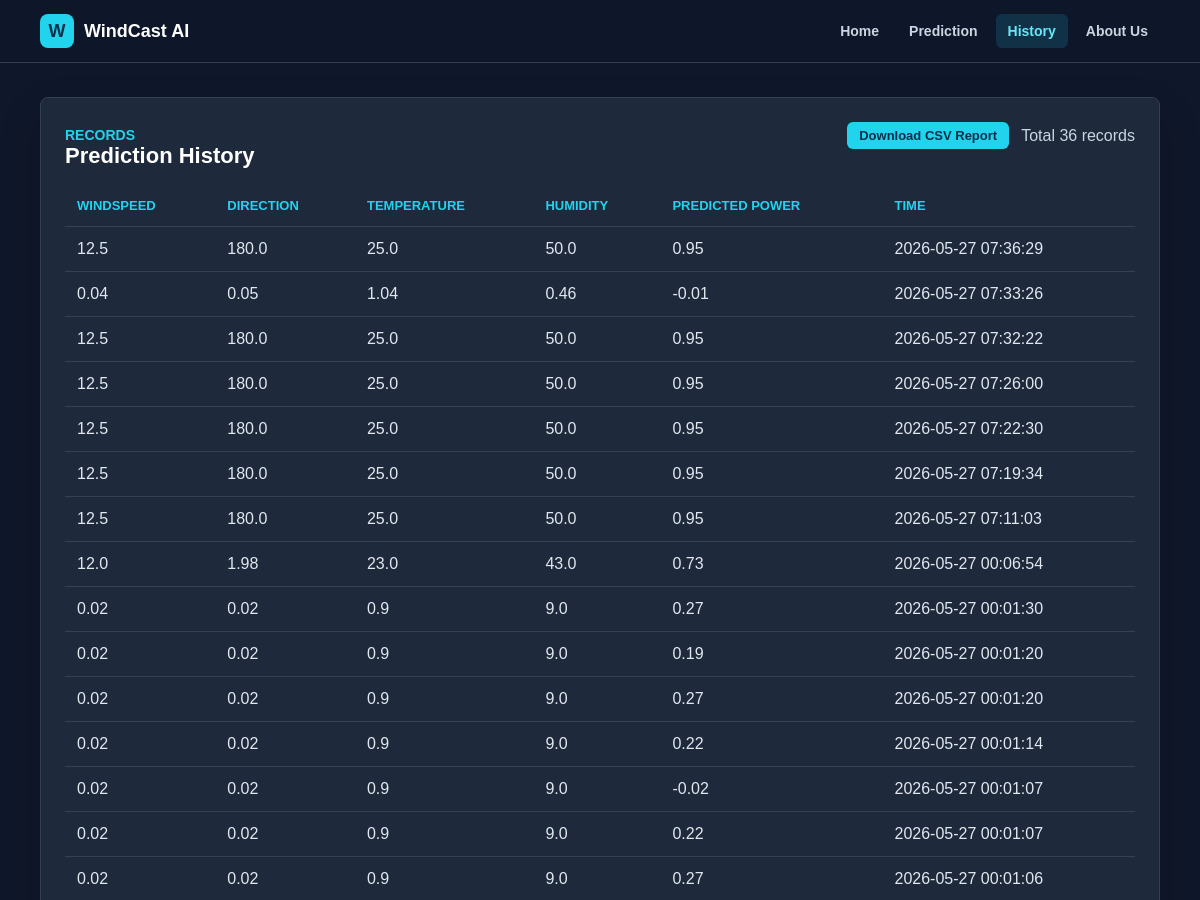
Before: /history (upper part) with the older database file.
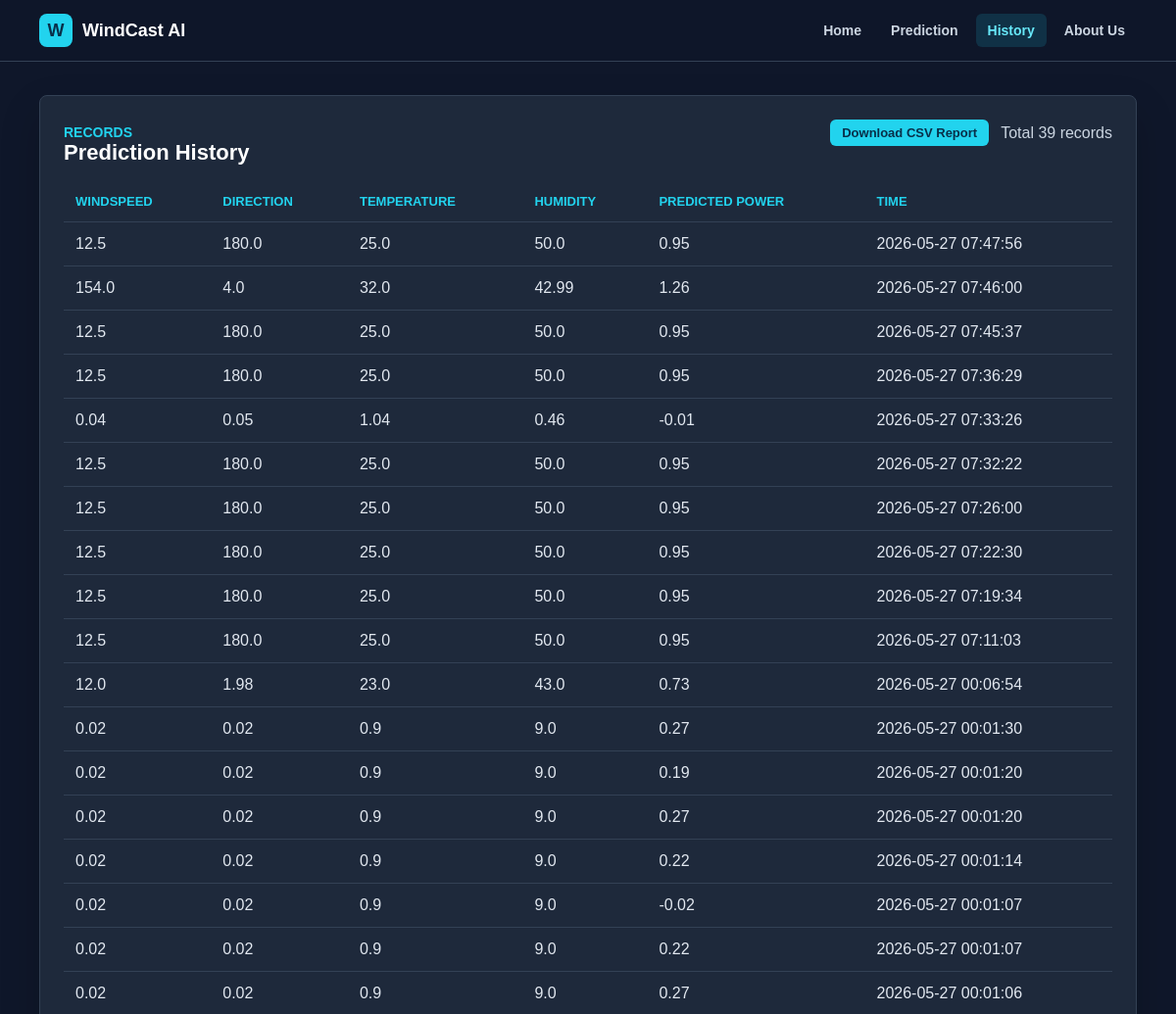
After: the same page with the newer database file.
### tables this page shows
CREATE TABLE predictions (id INTEGER PRIMARY KEY AUTOINCREMENT, windspeed REAL NOT NULL, winddirec REAL NOT NULL, temperature REAL NOT NULL, humidity REAL NOT NULL, predicted_power REAL NOT NULL, created_at TEXT NOT NULL);

### app.py (the view)
@app.route("/history")
def history_page():
    history = get_predictions(limit=None)
    return render_template("history.html", history=history)

### app.py (called while the page is built, shortened)
def get_predictions(limit=12):
    with sqlite3.connect(DB_PATH) as connection:
        connection.row_factory = sqlite3.Row
        if limit is None:
            rows = connection.execute(
                """
                SELECT * FROM predictions
                ORDER BY id DESC
                """
            ).fetchall()
    return [dict(row) for row in rows]

### templates/history.html (shortened to what this page needs)
{% extends "layout.html" %}
{% block content %}
<section class="card app-section">
    <div class="section-title">
        <div>
            <p class="eyebrow">Records</p>
            <h2>Prediction History</h2>
        </div>
        <div style="display: flex; align-items: center; gap: 12px; flex-wrap: wrap;">
            <a href="{{ url_for('download_report') }}" class="primary-link btn-small">Download CSV Report</a>
            <span>Total {{ history | length }} records</span>
        </div>
    </div>
    <div class="table-wrap">
        <table>
            <thead>
                <tr>
                    <th>Windspeed</th>
                    <th>Direction</th>
                    <th>Temperature</th>
                    <th>Humidity</th>
                    <th>Predicted Power</th>
                    <th>Time</th>
                </tr>
            </thead>
            <tbody>
                {% for row in history %}
                    <tr>
                        <td>{{ row.windspeed }}</td>
                        <td>{{ row.winddirec }}</td>
                        <td>{{ row.temperature }}</td>
                        <td>{{ row.humidity }}</td>
                        <td>{{ row.predicted_power }}</td>
                        <td>{{ row.created_at }}</td>
                    </tr>
                {% else %}
                    <tr>
                        <td colspan="6" class="empty-row">No prediction history yet.</td>
                    </tr>
                {% endfor %}
            </tbody>
        </table>
    </div>
</section>
{% endblock %}

### templates/layout.html (shortened to what this page needs)
<!DOCTYPE html>
<html lang="en">
<head>
    <link rel="stylesheet" href="{{ url_for('static', filename='style.css') }}">
</head>
<body>
    <nav class="navbar" aria-label="Primary navigation">
        <a class="brand" href="{{ url_for('index') }}">
            <span class="brand-mark">W</span>
            <span>WindCast AI</span>
        </a>
        <div class="nav-links">
            <a href="{{ url_for('index') }}" class="{% if request.endpoint == 'index' %}active{% endif %}">Home</a>
            <a href="{{ url_for('predict') }}" class="{% if request.endpoint == 'predict' %}active{% endif %}">Prediction</a>
            <a href="{{ url_for('history_page') }}" class="{% if request.endpoint == 'history_page' %}active{% endif %}">History</a>
            <a href="{{ url_for('about_page') }}" class="{% if request.endpoint == 'about_page' %}active{% endif %}">About Us</a>
        </div>
    </nav>
    <main class="page">
        {% block content %}{% endblock %}
    </main>
</body>
</html>

### static/style.css (style rules this page uses)
* { box-sizing: border-box; }
html { scroll-behavior: smooth; }
body { margin: 0; min-height: 100vh; background: #0f172a; color: #ffffff; font-family: Arial, Helvetica, sans-serif; }
h1, h2, h3, p { margin-top: 0; }
.navbar { position: sticky; top: 0; z-index: 20; display: flex; align-items: center; justify-content: space-between; gap: 18px; padding: 14px max(20px, calc((100vw - 1120px) / 2)); border-bottom: 1px solid #334155; background: rgba(15, 23, 42, 0.94); backdrop-filter: blur(14px); }
.brand, .nav-links a, .primary-link, .secondary-link { text-decoration: none; }
.brand { display: inline-flex; align-items: center; gap: 10px; color: #ffffff; font-size: 18px; font-weight: 900; }
.brand-mark { display: inline-flex; width: 34px; height: 34px; align-items: center; justify-content: center; border-radius: 8px; background: #22d3ee; color: #082f49; }
.nav-links { display: flex; align-items: center; gap: 6px; overflow-x: auto; }
.nav-links a { padding: 9px 12px; border-radius: 6px; color: #cbd5e1; font-size: 14px; font-weight: 800; white-space: nowrap; }
.nav-links a:hover, .nav-links a.active { background: rgba(34, 211, 238, 0.14); color: #67e8f9; }
.page { width: min(1120px, calc(100% - 32px)); margin: 0 auto; padding: 34px 0 48px; }
.app-section { margin-bottom: 24px; }
.eyebrow { margin-bottom: 8px; color: #22d3ee; font-size: 14px; font-weight: 900; text-transform: uppercase; }
h2 { margin-bottom: 18px; color: #ffffff; font-size: 22px; }
.subtitle, .empty-state, .model-note, .section-title span, .model-info-card p, .chart-caption, .steps p, .hero-panel p { color: #cbd5e1; }
.primary-link, .secondary-link { display: inline-flex; min-height: 42px; align-items: center; justify-content: center; padding: 11px 16px; border-radius: 6px; font-weight: 900; }
.primary-link { background: #22d3ee; color: #082f49; }
.hero-panel, .card, .model-info-card, .mini-chart, .metric-box { border: 1px solid #334155; border-radius: 8px; background: #1e293b; box-shadow: 0 18px 40px rgba(0, 0, 0, 0.18); }
.section-title { display: flex; align-items: baseline; justify-content: space-between; gap: 16px; margin-bottom: 16px; }
.section-title h2, .section-title .eyebrow { margin-bottom: 0; }
.card { padding: 24px; }
.table-wrap { overflow-x: auto; }
table { width: 100%; border-collapse: collapse; }
th, td { padding: 13px 12px; border-bottom: 1px solid #334155; text-align: left; white-space: nowrap; }
th { color: #22d3ee; font-size: 13px; text-transform: uppercase; }
td { color: #e2e8f0; }
.btn-small { padding: 7px 12px !important; min-height: auto !important; font-size: 13px !important; line-height: 1 !important; }

Changed rows visible on the page:
added predictions: windspeed "12.5", winddirec "180.0", temperature "25.0", humidity "50.0", predicted_power "0.95", created_at "2026-05-27 07:47:56"
added predictions: windspeed "154.0", winddirec "4.0", temperature "32.0", humidity "42.99", predicted_power "1.26", created_at "2026-05-27 07:46:00"
added predictions: windspeed "12.5", winddirec "180.0", temperature "25.0", humidity "50.0", predicted_power "0.95", created_at "2026-05-27 07:45:37"
Other visible differences:
{{ history | length }}: "36" → "39"
